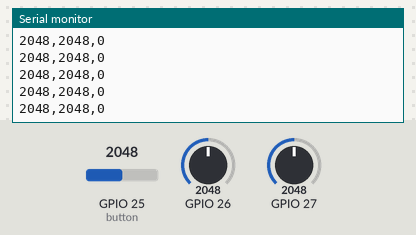
Bench run of a sketch on a simulated ESP32. On the bench: the last lines printed to the serial monitor. The test bench sets the inputs (shaded band); at power-on: GPIO 26 = 2048, GPIO 27 = 2048, GPIO 25 (button) = 2048.

Above: at 1.2 s.
1.3 s: GPIO 26 set to 2866
At 1.36 s:
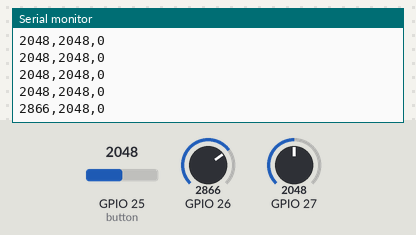
2.8 s: GPIO 27 set to 2866
At 2.81 s:
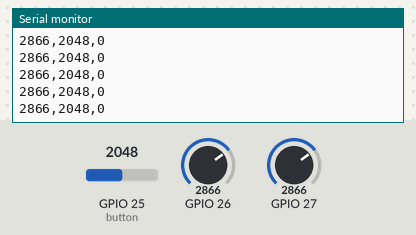
4.3 s: GPIO 25 (button) set to 0
At 4.31 s:
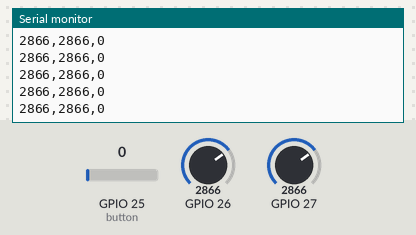
5.8 s: GPIO 26 set to 3603
At 5.81 s:
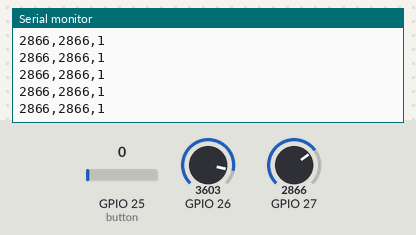
7.3 s: GPIO 25 (button) set to 491
At 7.3 s:
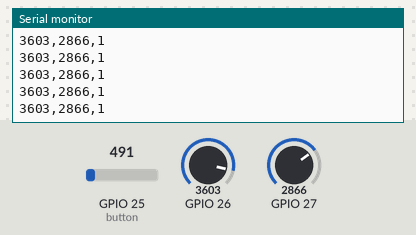
8.8 s: GPIO 27 set to 3603
At 8.8 s:
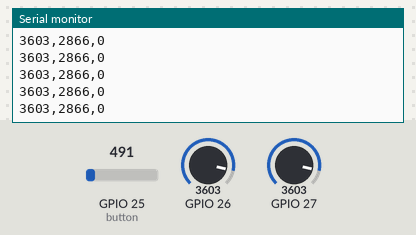
Timing chart, 0 to 11.3 s (numbered marks = the images above; inputs shaded):
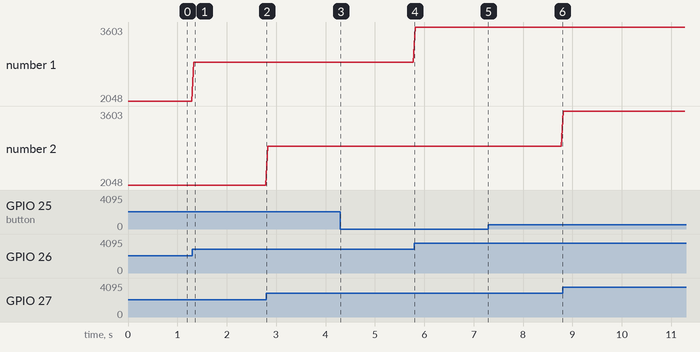

The sketch:

joystick.ino
```cpp
// the setup routine runs once when you press reset:
void setup() {
  // initialize serial communication at 115200 bits per second:
  Serial.begin(115200);
  pinMode(25, INPUT); //button
  digitalWrite(25, HIGH);
}

int past = -1;
void loop() {
  // read the input on analog pin GPIO36:
  // this is opposite of the pins on the joystick because we rotate the joystick
  int y = analogRead(27);
  int x = analogRead(26);
  int button = analogRead(25);

  Serial.print(x);
  Serial.print(",");
  Serial.print(y);
  Serial.print(",");
  if (!button){
    Serial.print(1);
  } else {
    Serial.print(0);
  }

  Serial.print("\n");
  delay(40);

}

      
```

Measured:
- after the input at 1.3 s, the serial monitor: prints a new line at once (image 1)
- plotted number 1: 2048 → 2866 after the input at 1.3 s, 2866 → 3603 after the input at 5.8 s
